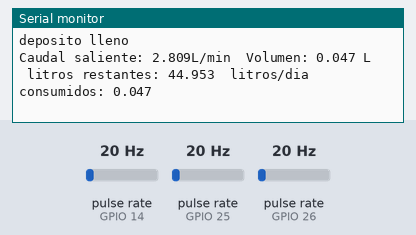
A sketch run on a simulated ESP8266 (NodeMCU). Shown: the last lines printed to the serial monitor. Wiring (inferred from the names in the program): 3 × pulse sensor: data GPIO 14 / data GPIO 25 / data GPIO 26. The inputs (shaded band) are chosen by the test bench; at power-on: pulse rate (sensors on GPIO 14, GPIO 25, GPIO 26) 20 Hz.

Above: at 1.2 s.
1.3 s: pulse rate (sensor on GPIO 14) set to 4 Hz
At 2.8 s:
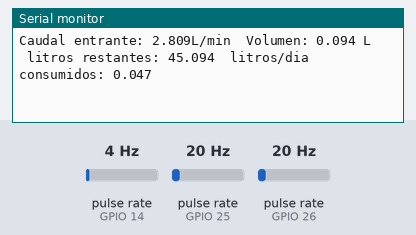
4.3 s: pulse rate (sensor on GPIO 25) set to 4 Hz
At 5.6 s:
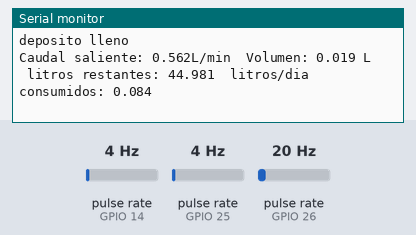
5.8 s: pulse rate (sensor on GPIO 14) set to 50 Hz
At 6.6 s:
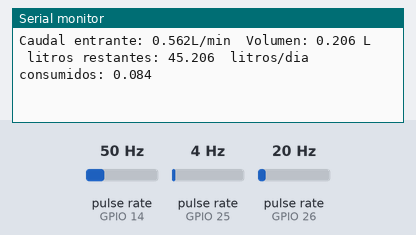
7.3 s: pulse rate (sensor on GPIO 25) set to 50 Hz
At 8.8 s:
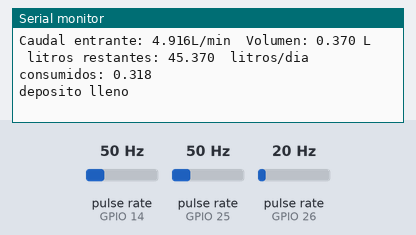
Timing chart, 0 to 9.8 s (numbered marks = the images above; inputs shaded):
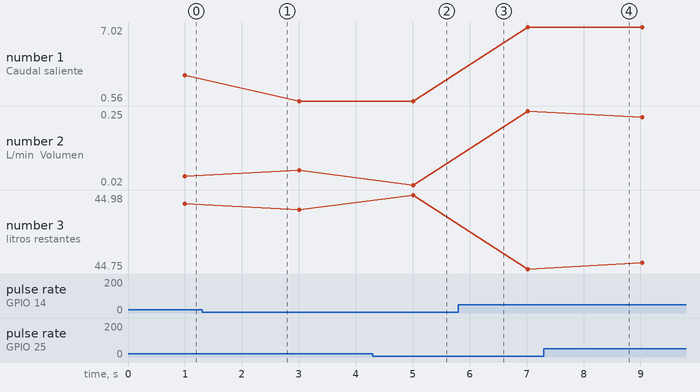

The sketch:

medicion_de_litros.ino
```cpp
//informacion del sistema
float maxCapacityliters = 45;
float factor_conversion=7.12; //para convertir de frecuencia a caudal
volatile float currentCapacityliters = 0;

//sensor de flote
const byte pinFloatSensor = 26;    //Max capacity float sensor
volatile bool flagFloatSensor = false; // indica si el botón está presionado
unsigned long floatSensorCurrentTime = 0;
unsigned long floatSensorLastTime = 0; // última vez que se cambió el estado del botón
unsigned long floatSensorDelay = 3000; // última vez que se cambió el estado del botón

//output water
volatile int NumPulsos; //variable para la cantidad de pulsos recibidos
const byte outPinSensor = 14;    //Sensor conectado en el pin 2
float volumen=0;
float volumenDiario=0;
long dt=0; //variación de tiempo por cada bucle
long t0=0; //millis() del bucle anterior

//input water
const byte  inPinSensor = 25;    //input water sensor
volatile int NumPulsosIn; //variable para la cantidad de pulsos recibidos
float volumenIn=0;
long dtIn=0; //variación de tiempo por cada bucle
long t0In=0; //millis() del bucle anterior
float volumenDiarioIn=0;

//---Función que se ejecuta en interrupción---------------
void ICACHE_RAM_ATTR ContarPulsos ()
{
  NumPulsos++;  //incrementamos la variable de pulsos
}

void ICACHE_RAM_ATTR ContarPulsosIn ()
{
  NumPulsosIn++;  //incrementamos la variable de pulsos
}

void ICACHE_RAM_ATTR maxCapacidad(){
  if (!flagFloatSensor) { // si el botón no está presionado
      flagFloatSensor = true; // indicar que el botón está presionado
      Serial.println("deposito lleno");
      volumen=0; // resetear el volumen para conocer el volumen actual
      currentCapacityliters = maxCapacityliters;  //incrementamos la variable de pulsos
  }
}


//---Función para obtener frecuencia de los pulsos--------
int ObtenerFrecuecia()
{
  int frecuencia;
  NumPulsos = 0;   //Ponemos a 0 el número de pulsos
  interrupts();    //Habilitamos las interrupciones
  delay(1000);   //muestra de 1 segundo
  noInterrupts(); //Deshabilitamos  las interrupciones
  frecuencia=NumPulsos; //Hz(pulsos por segundo)
  return frecuencia;
}

void obtenerVolumen(){
  float frecuencia=ObtenerFrecuecia(); //obtenemos la frecuencia de los pulsos en Hz
  float caudal_L_m=frecuencia/factor_conversion; //calculamos el caudal en L/m
  dt=millis()-t0; //calculamos la variación de tiempo
  t0=millis();
  volumen=volumen+(caudal_L_m/60)*(dt/1000); // volumen(L)=caudal(L/s)*tiempo(s)
  volumenDiario = volumenDiario+(caudal_L_m/60)*(dt/1000); //volumen diario consumido
  currentCapacityliters = maxCapacityliters - volumen;
   //-----Enviamos por el puerto serie---------------
  if(caudal_L_m != 0 ){
    Serial.print ("Caudal saliente: ");
    Serial.print (caudal_L_m,3);
    Serial.print ("L/min\tVolumen: ");
    Serial.print (volumen,3);
    Serial.print (" L   ");
    Serial.print ("litros restantes: ");
    Serial.print (currentCapacityliters,3);
      Serial.print ("  litros/dia consumidos: ");
    Serial.println (volumenDiario,3);
  }
}


int ObtenerFrecueciaIn()
{
  int frecuenciaIn;
  NumPulsosIn = 0;   //Ponemos a 0 el número de pulsos
  interrupts();    //Habilitamos las interrupciones
  delay(1000);   //muestra de 1 segundo
  noInterrupts(); //Deshabilitamos  las interrupciones
  frecuenciaIn=NumPulsosIn; //Hz(pulsos por segundo)
  return frecuenciaIn;
}

void obtenerVolumenIn(){
  float frecuencia = ObtenerFrecueciaIn(); //obtenemos la frecuencia de los pulsos en Hz
  float caudal_L_m=frecuencia/factor_conversion; //calculamos el caudal en L/m
  dtIn=millis()-t0In; //calculamos la variación de tiempo
  t0In=millis();
  volumenIn=volumenIn+(caudal_L_m/60)*(dtIn/1000); // volumen(L)=caudal(L/s)*tiempo(s)
  volumenDiarioIn = volumenDiarioIn+(caudal_L_m/60)*(dtIn/1000); //volumen diario ingresado
  currentCapacityliters = maxCapacityliters + volumenIn;
   //-----Enviamos por el puerto serie---------------
  if(caudal_L_m !=0){
    Serial.print ("Caudal entrante: ");
    Serial.print (caudal_L_m,3);
    Serial.print ("L/min\tVolumen: ");
    Serial.print (volumenIn,3);
    Serial.print (" L   ");
    Serial.print ("litros restantes: ");
    Serial.print (currentCapacityliters,3);
    Serial.print ("  litros/dia consumidos: ");
    Serial.println (volumenDiario,3);
  }
}
void setup(){

  Serial.begin(115200);
  pinMode(outPinSensor, INPUT);
  pinMode(inPinSensor, INPUT);
  pinMode(pinFloatSensor, INPUT);
  attachInterrupt(digitalPinToInterrupt(outPinSensor),ContarPulsos,RISING);//(Interrupción 0(Pin2),función,Flanco de subida)
  attachInterrupt(digitalPinToInterrupt(inPinSensor),ContarPulsosIn,RISING);
  attachInterrupt(digitalPinToInterrupt(pinFloatSensor), maxCapacidad, FALLING);
  t0=millis();
  t0In=millis();
}

void loop () {
  obtenerVolumen();
  obtenerVolumenIn();

    if(flagFloatSensor){
      floatSensorCurrentTime = millis();
      if((floatSensorCurrentTime - floatSensorLastTime) > floatSensorDelay){ // si el botón está presionado y ha pasado suficiente tiempo desde el último cambio de estado
        flagFloatSensor = false; // indicar que el botón ya no está presionado
        floatSensorLastTime = floatSensorCurrentTime; // actualizar el tiempo del último cambio de estado
      }
    }
}
```

Measured:
- after the input at 7.3 s, the serial monitor: prints a new line after 0.72 s (image 4)
- plotted number 1: 2.81 → 0.56 after the input at 1.3 s, 0.56 → 7.02 after the input at 5.8 s
- plotted number 2: 0.05 → 0.07 after the input at 1.3 s, 0.02 → 0.25 after the input at 5.8 s
- plotted number 3: 44.95 → 44.93 after the input at 1.3 s, 44.98 → 44.75 after the input at 5.8 s
